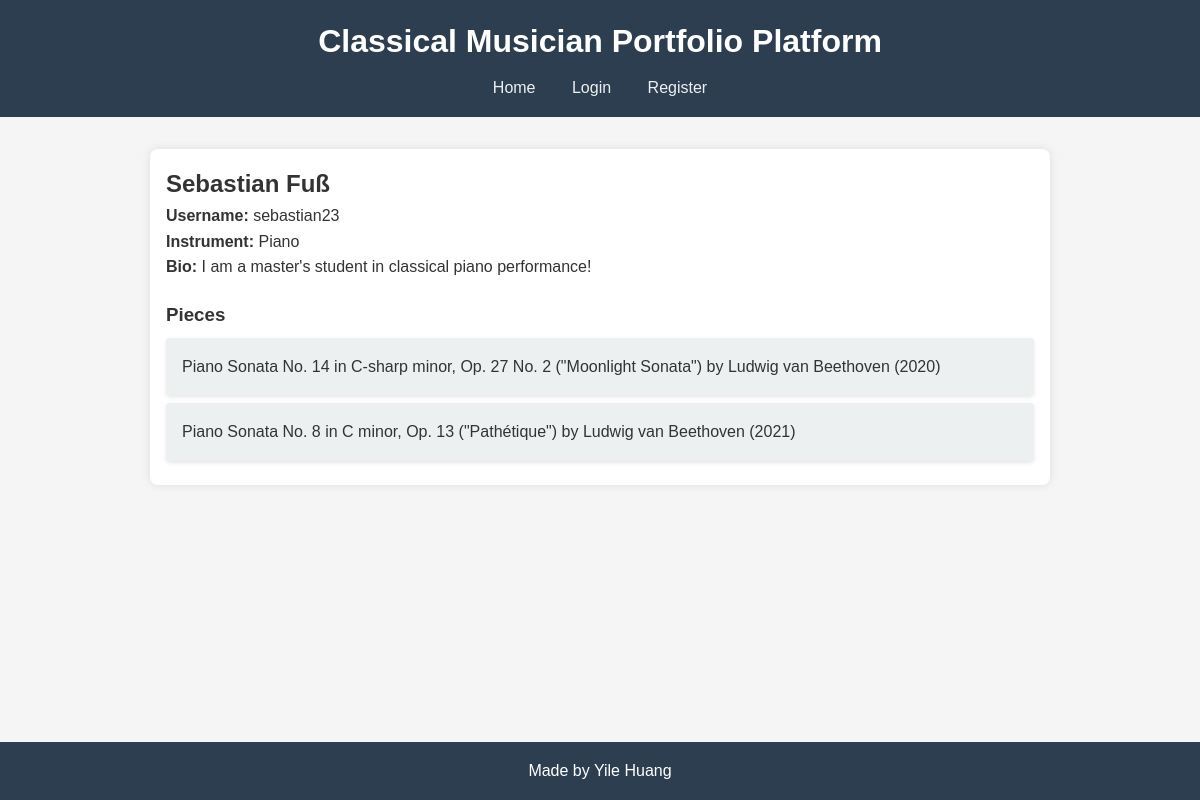
The page /profile/3 on the database its author committed.
### tables this page shows
CREATE TABLE musicians (
    id INTEGER PRIMARY KEY AUTOINCREMENT,
    name TEXT NOT NULL,
    instrument TEXT NOT NULL,
    bio TEXT,
    username TEXT UNIQUE NOT NULL,
    password_hash TEXT NOT NULL
);

CREATE TABLE pieces (
    id INTEGER PRIMARY KEY AUTOINCREMENT,
    title TEXT NOT NULL,
    composer TEXT NOT NULL,
    year TEXT,
    musician_id INTEGER,
    FOREIGN KEY (musician_id) REFERENCES musicians(id) ON DELETE CASCADE
);

### app.py (the view)
@app.route("/profile/<int:musician_id>")
def profile(musician_id):
    musician = db.execute("SELECT * FROM musicians WHERE id = ?", musician_id)
    pieces = db.execute("SELECT * FROM pieces WHERE musician_id = ?", musician_id)
    if musician:
        return render_template("profile.html", musician=musician[0], pieces=pieces)
    else:
        return "Musician not found", 404

### templates/profile.html
{% extends 'layout.html' %}
{% block content %}
<h2>{{ musician['name'] }}</h2>
<p><strong>Username:</strong> {{ musician['username'] }}</p>
<p><strong>Instrument:</strong> {{ musician['instrument'] }}</p>
<p><strong>Bio:</strong> {{ musician['bio'] }}</p>
{% if 'user_id' in session and session['user_id'] == musician['id'] %}
    <h3 style="margin-top: 20px;">Pieces</h3>
    <ul>
        {% for piece in pieces %}
            <li>
                {{ piece['title'] }} by {{ piece['composer'] }} (firstly rehearsed {{ piece['year'] }})
                <form action="{{ url_for('delete_piece', piece_id=piece['id']) }}" method="POST" style="display: inline;">
                    <button type="submit" class="btn btn-danger">Delete</button>
                </form>
            </li>
        {% endfor %}
    </ul>
    <a href="{{ url_for('add_piece') }}">Add New Piece</a>
{% else %}
    <h3 style="margin-top: 20px;">Pieces</h3>
    <ul>
        {% for piece in pieces %}
            <li>{{ piece['title'] }} by {{ piece['composer'] }} ({{ piece['year'] }})</li>
        {% endfor %}
    </ul>
{% endif %}
{% endblock %}

### templates/layout.html (shortened to what this page needs)
<!DOCTYPE html>
<html lang="en">
<head>
    <link rel="stylesheet" href="{{ url_for('static', filename='style.css') }}">
</head>
<body>
    <header>
        <h1>Classical Musician Portfolio Platform</h1>
        <nav>
            {% if session["user_id"] %}
                <a href="{{ url_for('index') }}">Home</a>
                <a href="{{ url_for('own_profile') }}">Show Own Profile</a>
                <a href="{{ url_for('edit_profile') }}">Edit Profile</a>
                <a href="{{ url_for('logout') }}">Logout</a>
            {% else %}
                <a href="{{ url_for('index') }}">Home</a>
                <a href="{{ url_for('login') }}">Login</a>
                <a href="{{ url_for('register') }}">Register</a>
            {% endif %}
        </nav>
    </header>
    <main>
        {% block content %}
        {% endblock %}
    </main>
    <footer>
        <p>Made by Yile Huang</p>
    </footer>
</body>
</html>

### static/style.css (style rules this page uses)
* { margin: 0; padding: 0; box-sizing: border-box; font-family: Arial, sans-serif; }
body { background-color: #f5f5f5; color: #333; line-height: 1.6; }
header { background-color: #2c3e50; color: #fff; padding: 1rem; text-align: center; }
header h1 { margin-bottom: 0.5rem; }
nav { margin-top: 0.5rem; }
nav a { color: #ecf0f1; text-decoration: none; margin: 0 1rem; }
main { max-width: 900px; margin: 2rem auto; padding: 1rem; background-color: #fff; border-radius: 8px; box-shadow: 0 0 10px rgba(0, 0, 0, 0.1); }
footer { background-color: #2c3e50; color: #fff; text-align: center; padding: 1rem; position: absolute; width: 100%; bottom: 0; }
ul { list-style: none; padding: 0; }
ul li { background-color: #ecf0f1; margin: 0.5rem 0; padding: 1rem; border-radius: 4px; box-shadow: 0 2px 4px rgba(0, 0, 0, 0.1); }

### rows shown on the page
musicians: name "Sebastian Fuß", username "sebastian23", instrument "Piano", bio "I am a master's student in classical piano performance!"
pieces: title "Piano Sonata No. 14 in C-sharp minor, Op. 27 No. 2 (\"Moonlight Sonata\")", composer "Ludwig van Beethoven", year "2020"
pieces: title "Piano Sonata No. 8 in C minor, Op. 13 (\"Pathétique\")", composer "Ludwig van Beethoven", year "2021"
